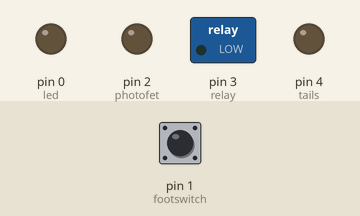
Simulated run of this sketch. Board: Arduino Uno, built with avr-gcc and run on an emulated ATmega328P. On the bench: switched loads named in the sketch (green lamp = pin HIGH), output pins drawn as LEDs (lit = HIGH). Inputs (shaded band) come from the test bench; at power-on: pin 1 (footswitch) HIGH.

Above: at 1.2 s.
1.3 s: pin 1 (footswitch) pulled LOW for 0.15 s
At 1.9 s:
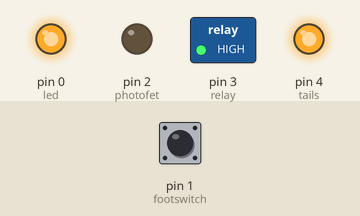
2.9 s: pin 1 (footswitch) pulled LOW for 1 s
At 4.3 s:
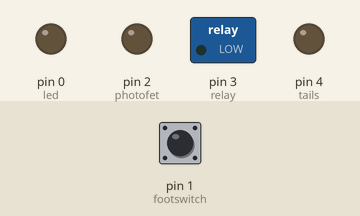
5.4 s: pin 1 (footswitch) pulled LOW for 3.2 s
At 6.2 s:
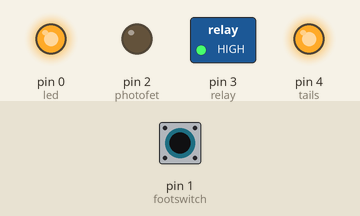
Timing chart, 0 to 8.4 s (numbered marks = the images above; inputs shaded):
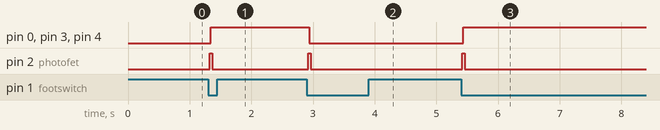

Measured:
- after the input at 1.3 s, pin 0 (led), pin 3 (relay), pin 4 (tails): LOW → HIGH at once; pin 2 (photofet): LOW → HIGH at once, → LOW 0.04 s later
- after the input at 2.9 s, pin 0 (led), pin 3 (relay), pin 4 (tails): HIGH → LOW at once; pin 2 (photofet): LOW → HIGH at once, → LOW 0.04 s later
- after the input at 5.4 s, pin 0 (led), pin 3 (relay), pin 4 (tails): LOW → HIGH at once; pin 2 (photofet): LOW → HIGH at once, → LOW 0.04 s later

The sketch:

Relay_Bypass.ino
```cpp
#define led 0
#define footswitch 1
#define photofet 2
#define relay 3
#define tails 4

bool state = false;
bool change = false;
int sw = 0;


void setup(){
  pinMode(led, OUTPUT); //LED Pin
  pinMode(footswitch, INPUT); //Switch Pin
  pinMode(photofet, OUTPUT); //PhotoFET Pin
  pinMode(relay, OUTPUT); //Relay Pin
  pinMode(tails, OUTPUT); //Tails MOSFET PIN

}

void loop(){
  if(digitalRead(footswitch) == LOW)
  {
    delay(15);
    if(digitalRead(footswitch) == LOW)
    {
      sw++;
      if(sw>=10)
        sw=10;
    }
   }
  if(sw == 1)
   {
    change = true;
     sw = 2;
    }

  if(digitalRead(footswitch) == HIGH)
  {
    delay(15);
    if(digitalRead(footswitch) == HIGH)
      sw = 0;
   }

   if(change == true)
   {
    if(state == false)
    {
      digitalWrite(photofet, HIGH);
      delay(20);
      digitalWrite(led, HIGH);
      digitalWrite(relay, HIGH);
      digitalWrite(tails, HIGH);
      delay(20);
      digitalWrite(photofet, LOW);
      state = true;
    }
    else
    {
      digitalWrite(photofet, HIGH);
      delay(20);
      digitalWrite(led, LOW);
      digitalWrite(relay, LOW);
      digitalWrite(tails, LOW);
      delay(20);
      digitalWrite(photofet, LOW);
      state = false;
    }
    delay(10);
    change = false;
   }

if(state == true)
{
  digitalWrite(led, HIGH);
  digitalWrite(relay, HIGH);
  digitalWrite(tails, HIGH);
}
else
{
  digitalWrite(led, LOW);
  digitalWrite(relay, LOW);
  digitalWrite(tails, LOW);
}
}

       
```
